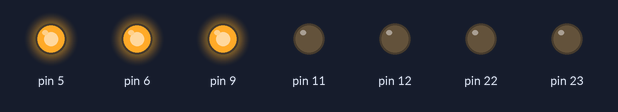
Bench run of a sketch on a simulated Arduino Uno, built with avr-gcc and run on an emulated ATmega328P. Parts: output pins drawn as LEDs (lit = HIGH).

Above: at 0.6 s.
At 2.26 s:
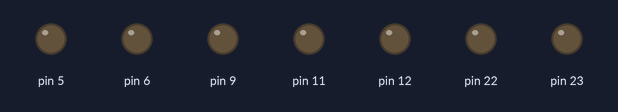
At 3.9 s:
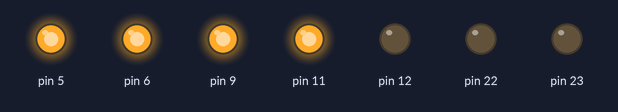
Timing chart, 0 to 5.1 s (numbered marks = the images above):
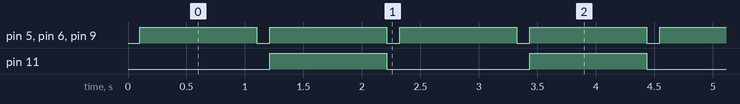

The sketch:

sketch_nov15b.ino
```cpp
#include <Adafruit_MCP23017.h>
Adafruit_MCP23017 mcp;

void setup() {
  pinMode(9, OUTPUT);
  pinMode(6, OUTPUT);
  pinMode(11, OUTPUT);
  pinMode(5, OUTPUT);
  mcp.begin();
  mcp.pinMode(5, OUTPUT);
  mcp.pinMode(4, OUTPUT);
  mcp.pinMode(1, OUTPUT);
  mcp.pinMode(0, OUTPUT);
  mcp.pinMode(6, OUTPUT);
  mcp.pinMode(7, OUTPUT);
  mcp.pinMode(3, OUTPUT);
  mcp.pinMode(2, OUTPUT);
}

void loop() {
  mcp.digitalWrite(7, HIGH);
  mcp.digitalWrite(6, LOW);
  mcp.digitalWrite(5, HIGH);
  mcp.digitalWrite(4, LOW);
  mcp.digitalWrite(3, HIGH);
  mcp.digitalWrite(2, LOW);
  mcp.digitalWrite(1, HIGH);
  mcp.digitalWrite(0, LOW);
  delay(100);
  digitalWrite(9, HIGH);
  digitalWrite(6, HIGH);
  digitalWrite(11, HIGH);
  digitalWrite(5, HIGH);
  delay(1000);
  digitalWrite(9, LOW);
  digitalWrite(6, LOW);
  digitalWrite(11, LOW);
  digitalWrite(5, LOW);
  delay(10);
  mcp.digitalWrite(6, HIGH);
  mcp.digitalWrite(7, LOW);
  mcp.digitalWrite(4, HIGH);
  mcp.digitalWrite(5, LOW);
  mcp.digitalWrite(2, HIGH);
  mcp.digitalWrite(3, LOW);
  mcp.digitalWrite(0, HIGH);
  mcp.digitalWrite(1, LOW);
  delay(100);
  digitalWrite(9, HIGH);
  digitalWrite(6, HIGH);
  digitalWrite(11, HIGH);
  digitalWrite(5, HIGH);
  delay(1000);
  digitalWrite(9, LOW);
  digitalWrite(6, LOW);
  digitalWrite(11, LOW);
  digitalWrite(5, LOW);
  delay(10);
}
```

Measured:
- by itself, pin 5, pin 6, pin 9: alternates HIGH for 1.0 s and LOW for 0.11 s
- by itself, pin 11: alternates HIGH for 1.0 s and LOW for 1.2 s
- by itself, everything shown: repeats every 2.2 s, in 5 steps
